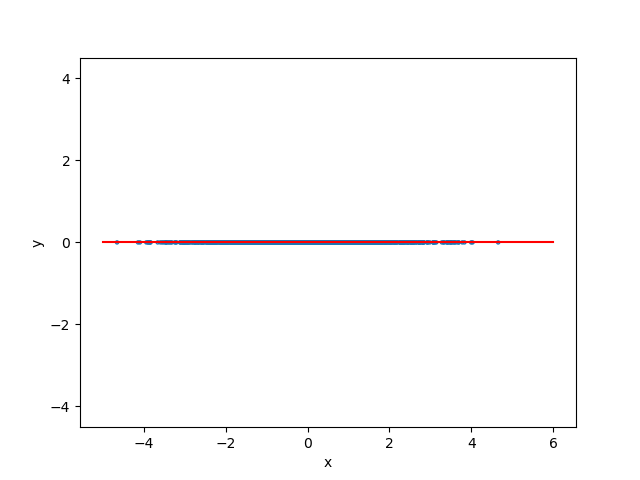

Reproduce this figure in Python.
import pandas as pd
import matplotlib.pyplot as plt
from sklearn.decomposition import PCA
import numpy as np

data = pd.read_csv('galaxies.csv')
columns = ['redshift', 'stellar_mass', 'deVRad_r', 'deVAB_r', 'expRad_r', 'expAB_r']

X = data[['redshift', 'stellar_mass']].to_numpy()
mu = X.mean(axis=0)
sigma = X.std(axis=0)
X = (X-mu)/sigma
#print(X)
pca = PCA(n_components=1)
pca.fit(X)
W = pca.components_
T = pca.transform(X)
plt.scatter(T, np.zeros(len(T)), s=5, facecolor='None', edgecolor='tab:blue')
plt.plot([-5,6], [0,0], color='red')
plt.axis('equal')
plt.xlabel('x')
plt.ylabel('y')
plt.savefig('reduce.png')
